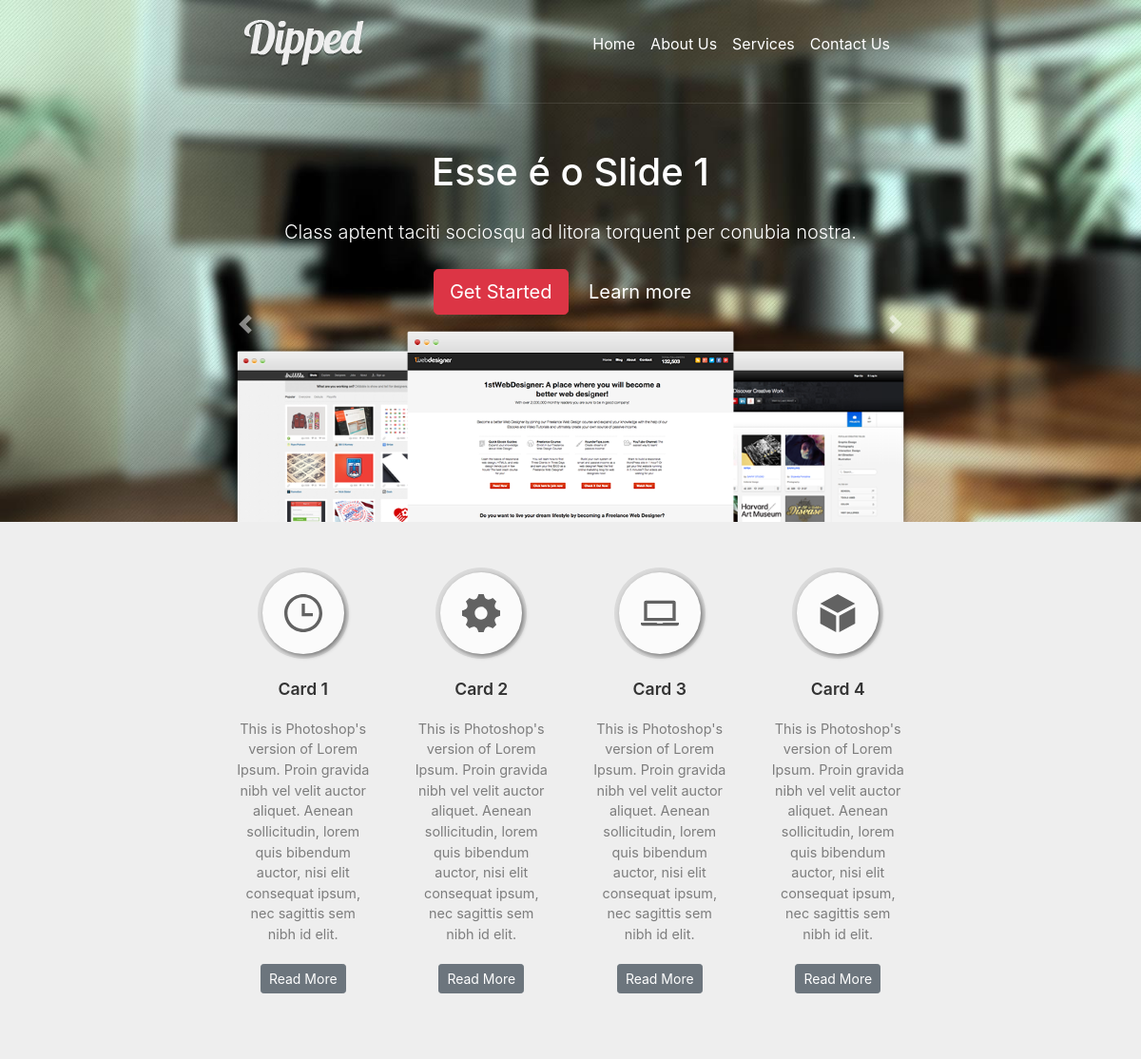
The page / on the database its author committed.
### exemplo/models.py (models this page shows, shortened)
class Slide(models.Model):
    title = models.CharField(max_length=200, verbose_name="Título")
    subtitle = models.CharField(max_length=400, verbose_name="Subtítulo")

class Card(models.Model):
    title = models.CharField(max_length=200, verbose_name="Título")
    subtitle = models.CharField(max_length=400, verbose_name="Subtítulo")
    icon = models.CharField(max_length=20, choices=ICONS_CHOICE, default=ICONS.BOX,
        verbose_name='Ícone')

### exemplo/views.py (the view)
# urls.py: path('', views.index)
def index(request):
    context = {
        'slides': Slide.objects.all(),
        'cards': Card.objects.all(),
    }
    return render(request, 'index.html', context)

### exemplo/templates/index.html (shortened to what this page needs)
{% extends "base.html" %}
{% block body %}
<section class="site-header pt-2">
    <nav class="navbar navbar-expand-lg navbar-light bg-light">
        <a class="navbar-brand" href="#">
            <img src="/static/img/logo.png" alt="">
        </a>
        <div class="collapse navbar-collapse" id="navbarNavAltMarkup">
            <div class="navbar-nav ml-auto">
                <a class="nav-item nav-link active" href="#">Home <span class="sr-only">(current)</span></a>
                <a class="nav-item nav-link" href="#">About Us</a>
                <a class="nav-item nav-link" href="#">Services</a>
                <a class="nav-item nav-link" href="#">Contact Us</a>
            </div>
        </div>
    </nav>
    <hr class="my-4">
    <div id="carouselExampleIndicators" class="carousel slide  text-center" data-ride="carousel">
        <div class="carousel-inner">
            {% for slide in slides %}
            <div class="carousel-item {%if forloop.counter is 1 %}active{% endif %}">
                {% include "components/slide.html" with slide=slide %}
            </div>
            {% endfor %}
        </div>
        <a class="carousel-control-prev" href="#carouselExampleIndicators" role="button" data-slide="prev">
            <span class="carousel-control-prev-icon" aria-hidden="true"></span>
        </a>
        <a class="carousel-control-next" href="#carouselExampleIndicators" role="button" data-slide="next">
            <span class="carousel-control-next-icon" aria-hidden="true"></span>
        </a>
    </div>
</section>
<section class="site-process py-5 text-center">
    <div class="row">
    {% for card in cards %}
        {% include "components/card.html" with card=card %}
    {% endfor %}
    </div>
</section>
{% endblock %}

### exemplo/templates/base.html (shortened to what this page needs)
<!doctype html>
<html lang="pt-br">
<head>
	<link rel="stylesheet" href="https://stackpath.bootstrapcdn.com/bootstrap/4.3.1/css/bootstrap.min.css"
>
	<link rel="stylesheet" href="/static/estilo.css">
</head>
<body>
    {% block body %}{% endblock %}
</body>
</html>

### exemplo/templates/components/slide.html
<div class="mt-4">
    <h1>{{slide.title}}</h1>
    <p class="lead my-4">{{slide.subtitle}}</p>
    <a class="btn btn-danger btn-lg" href="#" role="button">Get Started</a>
    <a class="btn btn-link btn-lg" href="#" role="button">Learn more</a>
    <br>
    <img src="/static/img/browser.png" alt="" class="mt-2 img-fluid">
</div>

### exemplo/templates/components/card.html
<div class="col-sm">
    <div class="site-icon-outer">
        <div class="site-icon-inner d-flex align-items-center justify-content-center">
            {% with template_name=card.icon|stringformat:"s"|add:".html" %}
                {% include "components/icon_"|add:template_name %}
            {% endwith %}
        </div>
    </div>
    <h1>{{card.title}}</h1>
    <p>{{card.subtitle}}</p>
    <button class="btn btn-secondary btn-sm">Read More</button>
</div>

### exemplo/templates/components/icon_clock.html
<svg xmlns="http://www.w3.org/2000/svg" viewBox="0 0 24 24">
    <path
        d="M12 2c5.514 0 10 4.486 10 10s-4.486 10-10 10-10-4.486-10-10 4.486-10 10-10zm0-2c-6.627 0-12 5.373-12 12s5.373 12 12 12 12-5.373 12-12-5.373-12-12-12zm1 12v-6h-2v8h7v-2h-5z" />
    </svg>

### exemplo/templates/components/icon_laptop.html
<svg xmlns="http://www.w3.org/2000/svg" viewBox="0 0 24 24">
    <path
        d="M22 17v-11.8c0-.663-.537-1.2-1.2-1.2h-17.6c-.663 0-1.2.537-1.2 1.2v11.8h20zm-18-11h16v9h-16v-9zm20 12v.8c0 .663-.537 1.2-1.2 1.2h-21.6c-.663 0-1.2-.537-1.2-1.2v-.8h10c0 .276.224.5.5.5h3c.276 0 .5-.224.5-.5h10z" />
</svg>

### exemplo/templates/components/icon_box.html
<svg xmlns="http://www.w3.org/2000/svg" viewBox="0 0 24 24">
    <path
        d="M1.004 5.998l10.996-5.998 10.99 6.06-10.985 5.86-11.001-5.922zm11.996 7.675v10.327l10-5.362v-10.326l-10 5.361zm-2 0l-10-5.411v10.376l10 5.362v-10.327z" />
</svg>

### rows shown on the page
Slide: title "Esse é o Slide 1", subtitle "Class aptent taciti sociosqu ad litora torquent per conubia nostra."
Card: title "Card 1", subtitle "This is Photoshop's version of Lorem Ipsum. Proin gravida nibh vel velit auctor aliquet. Aenean sollicitudin, lorem quis bibendum auctor, nisi elit consequat ipsum, nec sagittis sem nibh id elit."
Card: title "Card 2", subtitle "This is Photoshop's version of Lorem Ipsum. Proin gravida nibh vel velit auctor aliquet. Aenean sollicitudin, lorem quis bibendum auctor, nisi elit consequat ipsum, nec sagittis sem nibh id elit."
Card: title "Card 3", subtitle "This is Photoshop's version of Lorem Ipsum. Proin gravida nibh vel velit auctor aliquet. Aenean sollicitudin, lorem quis bibendum auctor, nisi elit consequat ipsum, nec sagittis sem nibh id elit."
Card: title "Card 4", subtitle "This is Photoshop's version of Lorem Ipsum. Proin gravida nibh vel velit auctor aliquet. Aenean sollicitudin, lorem quis bibendum auctor, nisi elit consequat ipsum, nec sagittis sem nibh id elit."
